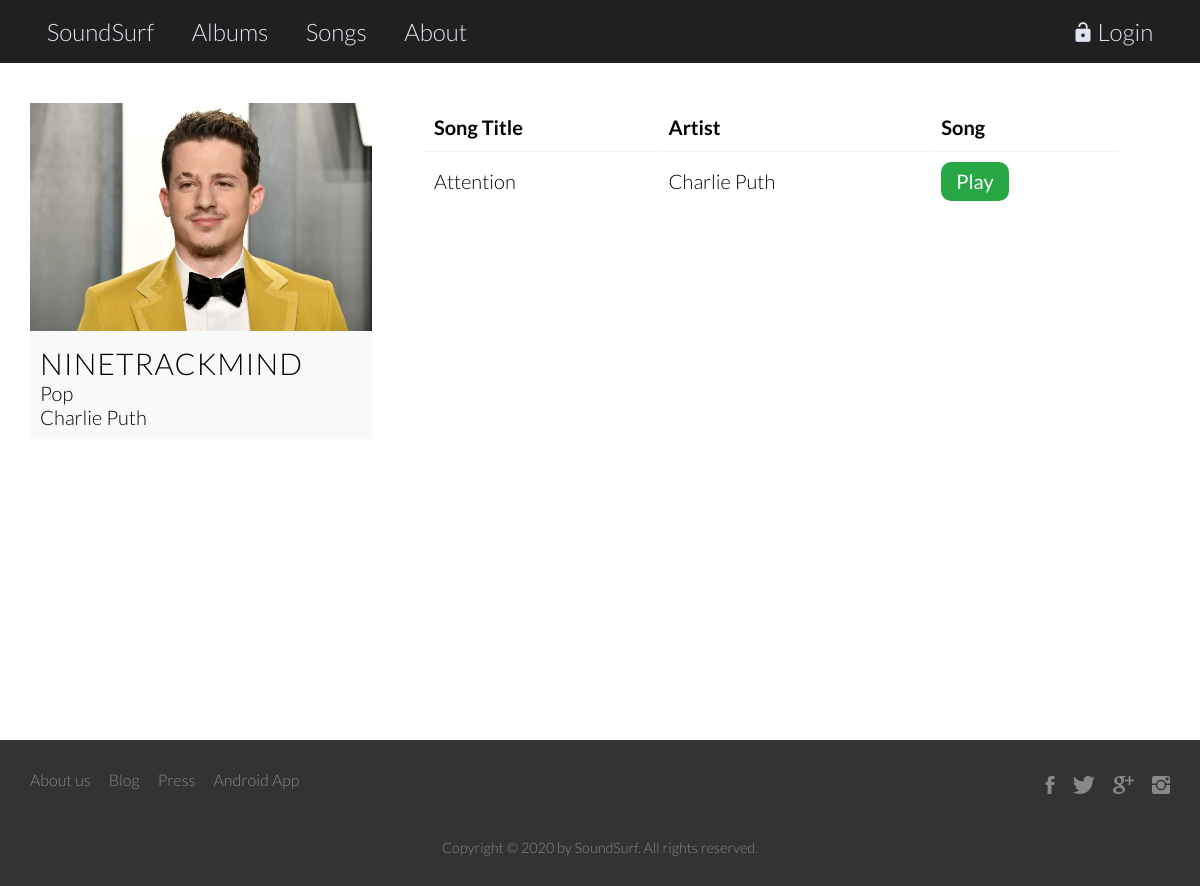
/soundsurf/5/, run on the app's committed database.
### appmusic/models.py (models this page shows, shortened)
class Album(models.Model):
    author = models.ForeignKey(User, on_delete = models.CASCADE)
    album_name = models.CharField(max_length = 100, unique=True)
    album_artist = models.CharField(max_length = 100)
    genre = models.CharField(max_length = 100)
    cover_pic = models.ImageField(upload_to='album_covers')

class Songs(models.Model):
    album = models.ForeignKey(Album, on_delete=models.CASCADE, related_name='songs')
    song_title = models.CharField(max_length = 100, unique=True)
    song = models.FileField(upload_to='songs')
    class Meta:
        verbose_name_plural = "Songs"

### appmusic/views.py (the view)
# urls.py: path('soundsurf/<int:album_id>/', views.detail, name='album_detail'),
def detail(request, album_id):
    album = get_object_or_404(Album, pk=album_id)
    return render(request, 'appmusic/detail.html', {'album': album})

### appmusic/templates/appmusic/detail.html (shortened to what this page needs)
{% extends 'appmusic/base.html' %}
{% block body_block %}
  <section class="container clearfix">
    <div class="card-big">
        <img src="{{ album.cover_pic.url }}"style="width:100%; height:100%;" alt="Album Cover">
        <div class="card-text">
          <h3>{{ album.album_name }}</h3>
          <p>{{ album.genre }}</p>
          <p>{{ album.album_artist }}</p>
      </div>
    </div>
    <div class="songs-content">
        <table class="detail-table">
          <thead>
            <tr>
              <th>Song Title</th>
              <th>Artist</th>
              <th>Song</th>
            </tr>
          </thead>
          <tbody>
            {% for song_obj in album.songs.all %}
              <tr>
                <td>{{ song_obj.song_title }}</td>
                <td>{{ song_obj.album.album_artist }}</td>
                <td><a href="{{ song_obj.song.url }}" class="btn btn-success">Play</a></td>
              </tr>
            {% endfor %}
          </tbody>
        </table>
      </div>
  </section>
{% endblock %}

### appmusic/static/css/style.css (style rules this page uses)
* { margin: 0; padding: 0; box-sizing: border-box; }
html, body { font-family: 'Lato', 'Arial', sans-serif; font-size: 20px; font-weight: 300; text-rendering: optimizeLegibility; height: 100%; }
.clearfix { zoom:1 }
.clearfix:after { content: '.'; clear: both; display: block; height: 0; visibility: hidden; }
.container { max-width: 1140px; margin: 0 auto; }
h2, h3 { font-weight: 300; text-transform: uppercase; letter-spacing: 1px; }
h3 { font-size: 150%; word-spacing: 2px; }
section { padding: 40px 0; }
a { text-decoration: none; color: #000; }
.btn { display: inline-block; text-decoration: none; padding: 0.375rem 0.75rem; border-radius: .3em; transition: background-color .3s; font-weight: 400; }
.btn-success { color: #fff; background-color: #28a745; border-color: #28a745; border-radius: .5em; }
.card-text { margin: 0 10px; line-height: 1.2; }
.card-big { background: #f9f9f9; float: left; width: 30%; }
.card-big .card-text { padding: 10px 0; }
table { width: 100%; margin: 0 auto; }
td, th { text-align: left; padding: 10px; }
td { border-top: 1px solid #f1f1f1; }
.songs-content { float: right; width: 70%; padding: 0 50px; }
.detail-table { width: 100%; margin: 0; }

### data on the page
Album: cover_pic (picture), album_name "NINETRACKMIND", genre "Pop", album_artist "Charlie Puth"
Songs: song_title "Attention", album.album_artist "Charlie Puth"
